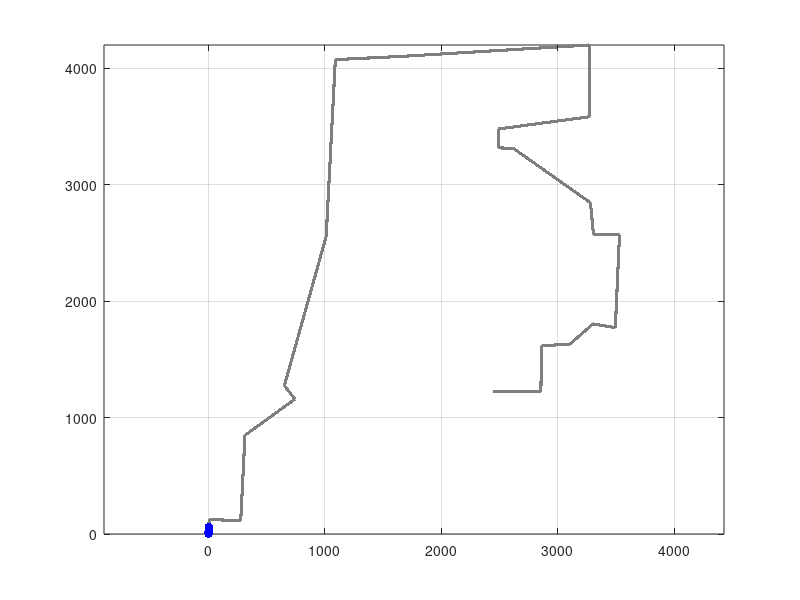

Write MATLAB code to recreate this figure. (Note: this script raises an error after producing the figure.)
close all
load('MAP.mat')

plot(PATH(1,:),PATH(2,:),'k','linewidth',2);axis equal;grid on;hold on

BusStop_idx = round(linspace(1,1229,20));
for j = 1:length(BusStop_idx)
    scatter(PATH(1,BusStop_idx(j)),PATH(2,BusStop_idx(j)),'b','filled')
end

%% 
Init.Position_idx = 1;
Init.SOC = 100;
Init.State = 0;

Bus1 = Bus(Init);
Bus2 = Bus(Init);
tic;
t_last = 0;
while true
    if toc > 0
        Bus1.updatePosition(PATH);
        Bus1.updateSOC();
        Bus1.updateState(BusStop_idx);      
    end
    
    if toc > 15 
        Bus2.updatePosition(PATH);
        Bus2.updateSOC();
        Bus2.updateState(BusStop_idx);
    end
    
    Bus1.graph()
    Bus2.graph()
    
    while toc - t_last < 0.1
        drawnow;
    end
    t_last = toc;
    
    delete(Bus1.graph_handle);
    delete(Bus2.graph_handle);
end

